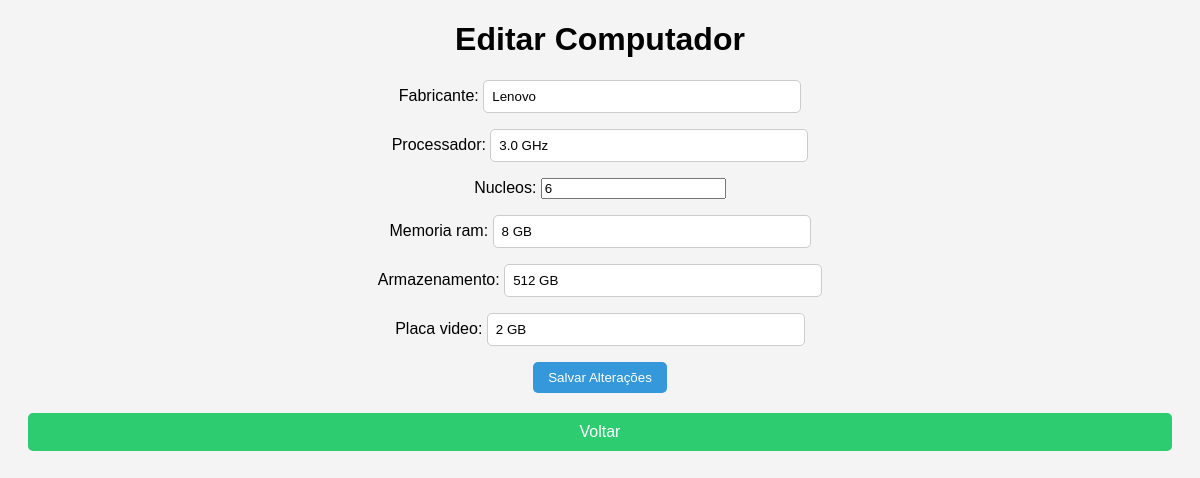
Screenshot of /editar/1/ with the database file from the repository.
### computadores/models.py (models this page shows, shortened)
class Computador(models.Model):
    fabricante = models.CharField(max_length=100)
    processador = models.CharField(max_length=100)
    nucleos = models.IntegerField()
    memoria_ram = models.CharField(max_length=50)
    armazenamento = models.CharField(max_length=100)
    placa_video = models.CharField(max_length=100, blank=True, null=True)

### computadores/views.py (the view)
# urls.py: path('editar/<int:id>/', views.editar_computador, name='editar_computador'),
def editar_computador(request, id):
    computador = get_object_or_404(Computador, id=id)
    if request.method == "POST":
        form = ComputadorForm(request.POST, instance=computador)
        if form.is_valid():
            form.save()
            return redirect('lista_computadores')
    else:
        form = ComputadorForm(instance=computador)
    return render(request, 'computadores/editar.html', {'form': form, 'computador': computador})

### computadores/forms.py
class ComputadorForm(forms.ModelForm):
    class Meta:
        model = Computador
        fields = '__all__'

### computadores/templates/computadores/editar.html (shortened to what this page needs)
<!DOCTYPE html>
<html lang="pt">
<head>
    <link rel="stylesheet" href="/static/css/style.css">
</head>
<body>
    <h1>Editar Computador</h1>
    <form method="POST">
        {{ form.as_p }}
        <button type="submit">Salvar Alterações</button>
    </form>
    <a href="{% url 'lista_computadores' %}">Voltar</a>
</body>
</html>

### computadores/static/css/style.css (style rules this page uses)
body { font-family: Arial, sans-serif; background-color: #f4f4f4; text-align: center; }
a { display: block; margin: 20px; text-decoration: none; color: white; background: #2ecc71; padding: 10px; border-radius: 5px; }
form { text-align: center; margin-bottom: 20px; }
input[type="text"] { padding: 8px; width: 300px; border: 1px solid #ccc; border-radius: 5px; }
button { padding: 8px 15px; background-color: #3498db; color: white; border: none; border-radius: 5px; cursor: pointer; }

### rows the page displays
Computador: fabricante "Lenovo", processador "3.0 GHz", nucleos "6", memoria_ram "8 GB", armazenamento "512 GB", placa_video "2 GB"
